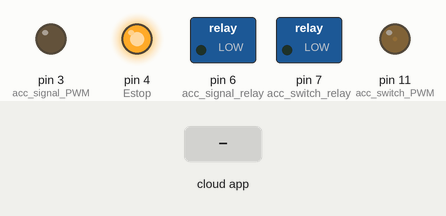
This sketch was run on a simulated Arduino Uno, built with avr-gcc and run on an emulated ATmega328P. Parts: switched loads named in the sketch (green lamp = pin HIGH), output pins drawn as LEDs (lit = HIGH). The test bench sets the inputs (shaded band). The ROS host is connected and sends only what is stated.

Above: at 1.2 s.
1.3 s: the phone or cloud app sets acc to 0
At 2.5 s:
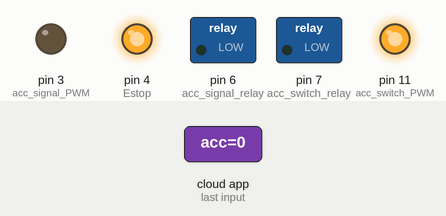
2.8 s: the phone or cloud app sets acc to 45
At 3.7 s:
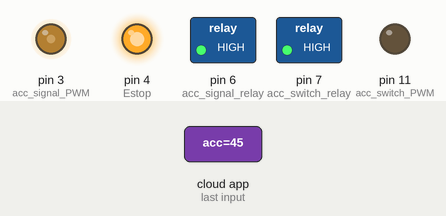
4.3 s: the phone or cloud app sets acc to 90
At 4.8 s:
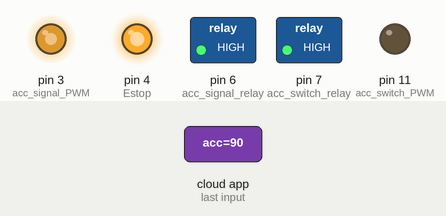
5.8 s: the phone or cloud app sets acc to 180
At 7.1 s:
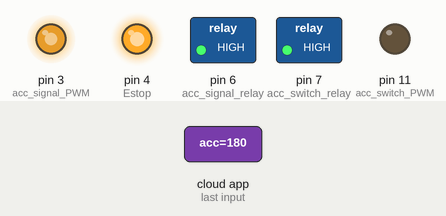
Timing chart, 0 to 8.3 s (numbered marks = the images above; inputs shaded):
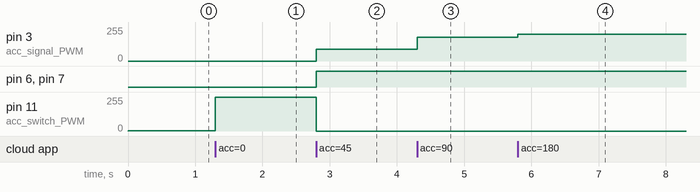

Measured:
- after the input at 1.3 s, pin 11 (acc_switch_PWM): 1/255 → 255/255 at once
- after the input at 2.8 s, pin 3 (acc_signal_PWM): 0/255 → 90/255 at once; pin 6 (acc_signal_relay), pin 7 (acc_switch_relay): LOW → HIGH at once; pin 11 (acc_switch_PWM): 255/255 → 0/255 at once
- after the input at 4.3 s, pin 3 (acc_signal_PWM): 90/255 → 180/255 at once
- after the input at 5.8 s, pin 3 (acc_signal_PWM): 180/255 → 200/255 at once

The sketch:

accelerate_control.ino
```cpp
#define SPEEDSENSOR 0

#if(SPEEDSENSOR)
#include <SPI.h>
#endif

#include <math.h>
#include <ros.h>
#include <std_msgs/Int16.h>
ros::NodeHandle nh;
std_msgs::Int16 c_acc; // for debugging
ros::Publisher pub("c_acc", &c_acc);

int acc_switch_relay = 7;//  pin07 PD7 on/off relay 1
int acc_signal_relay = 6;//  pin06 PD6 on/off relay 2
int acc_switch_PWM = 11;//  pin11 PD11 PWM  Enable/Disable
int acc_signal_PWM = 3;//  pin03 PD3 PWM  SpeedControl
int Estop = 4; ////Estop
int acc = 0;

#if(SPEEDSENSOR)
int chipSelectPin1=10;// speed_sensor1
int chipSelectPin2=9;
int chipSelectPin3=8;
#endif

void messageCb(const std_msgs::Int16 &Acc)
{
  acc = Acc.data;
  if (acc > 100) acc = 100;;
  if (acc < 0) acc = 0;
  accfunc(acc);
  c_acc.data = acc;
  pub.publish(&c_acc);
}
ros::Subscriber<std_msgs::Int16> sub("acc", &messageCb);
void setup()
{
  pinMode(acc_switch_relay, OUTPUT); //  pin07 PD7 on/off relay 1
  pinMode(acc_signal_relay, OUTPUT); //  pin06 PD6 on/off relay 2
  pinMode(acc_switch_PWM, OUTPUT); //  pin11 PD11 PWM  Enable/Disable
  pinMode(acc_signal_PWM, OUTPUT); //  pin03 PD3 PWM  SpeedControl
  pinMode(Estop, OUTPUT); //////Estop
 // TCCR2B = (TCCR2B & 0b11111000)|0x07;
  #if(SPEEDSENSOR)
  pinMode(chipSelectPin1,OUTPUT);// speed sensor1
  #endif
  digitalWrite(Estop, HIGH);
  analogWrite(acc_switch_PWM, HIGH); //
  analogWrite(acc_signal_PWM, LOW); //
#if(SPEEDSENSOR)
  digitalWrite(chipSelectPin1,HIGH);// speed sensor1
  LS7366_Init();
#endif
  nh.initNode();
  nh.subscribe(sub);
  nh.advertise(pub);
}
void loop() {
  nh.spinOnce();
  delay(1);
}
void accfunc(int acc) {
  if (digitalRead(Estop)) {
    if(acc > 0) {
      digitalWrite(acc_switch_relay, HIGH); // trun on relay1
      digitalWrite(acc_signal_relay, HIGH); // trun on relay2
      analogWrite(acc_switch_PWM, 0); //
      analogWrite(acc_signal_PWM, (int)(acc * 200.0 / 100.0)); //
    } else {
      digitalWrite(acc_switch_relay, LOW); // trun on relay1
      digitalWrite(acc_signal_relay, LOW); // trun on relay2
      analogWrite(acc_switch_PWM, 255); // stop
      analogWrite(acc_signal_PWM, 0); // stop
      }
  } else {
    digitalWrite(acc_switch_relay, LOW); // trun on relay1
    digitalWrite(acc_signal_relay, LOW); // trun on relay2
  }
}
#if(SPEEDSENSOR)
//*****************************************************
long getEncoderValue(int encoder)
//*****************************************************
{
    unsigned int count1Value, count2Value, count3Value, count4Value;
    long result;

    selectEncoder(encoder);

     SPI.transfer(0x60); // Request count
    count1Value = SPI.transfer(0x00); // Read highest order byte
    count2Value = SPI.transfer(0x00);
    count3Value = SPI.transfer(0x00);
    count4Value = SPI.transfer(0x00); // Read lowest order byte

    deselectEncoder(encoder);

    result= ((long)count1Value<<24) + ((long)count2Value<<16) + ((long)count3Value<<8) + (long)count4Value;

    return result;
}//end func

//*************************************************
void selectEncoder(int encoder)
//*************************************************
{
  switch(encoder)
  {
     case 1:
        digitalWrite(chipSelectPin1,LOW);
        break;
     case 2:
       digitalWrite(chipSelectPin2,LOW);
       break;
     case 3:
       digitalWrite(chipSelectPin3,LOW);
       break;
  }//end switch

}//end func

//*************************************************
void deselectEncoder(int encoder)
//*************************************************
{
  switch(encoder)
  {
     case 1:
        digitalWrite(chipSelectPin1,HIGH);
        break;
     case 2:
       digitalWrite(chipSelectPin2,HIGH);
       break;
     case 3:
       digitalWrite(chipSelectPin3,HIGH);
       break;
  }//end switch

}//end func


// LS7366 Initialization and configuration
//*************************************************
void LS7366_Init(void)
//*************************************************
{


    // SPI initialization
    SPI.begin();
    //SPI.setClockDivider(SPI_CLOCK_DIV16);      // SPI at 1Mhz (on 16Mhz clock)
    delay(10);

   digitalWrite(chipSelectPin1,LOW);
   SPI.transfer(0x88);
   SPI.transfer(0x03);
   digitalWrite(chipSelectPin1,HIGH);


   digitalWrite(chipSelectPin2,LOW);
   SPI.transfer(0x88);
   SPI.transfer(0x03);
   digitalWrite(chipSelectPin2,HIGH);


   digitalWrite(chipSelectPin3,LOW);
   SPI.transfer(0x88);
   SPI.transfer(0x03);
   digitalWrite(chipSelectPin3,HIGH);

}//end func

#endif
```
